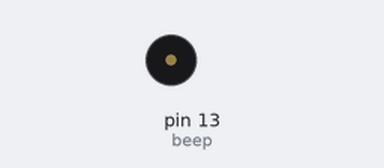
Bench run of a program on a simulated MicroPython board. On the bench: buzzer (waves = sounding, pin HIGH).

Above: at 0.2 s.
Timing chart, 0 to 3.0 s (numbered marks = the images above):
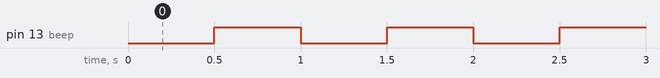

The program:

main.py
```python
'''
实验名称：蜂鸣器
版本：v1.0
日期：2021-4
作者：01Studio
实验平台：达芬奇
实验说明：编写实现有源蜂鸣器发出滴滴响声。
'''

from machine import Pin
import time

beep = Pin('B13', Pin.OUT) # 蜂鸣器对应引脚是13，

while True:

    beep.value(0)       #低电平发出响声
    time.sleep_ms(500)  #延时500毫秒
    beep.value(1)       #关闭蜂鸣器
    time.sleep_ms(500)
```

Measured:
- by itself, pin 13 (beep): alternates HIGH for 0.50 s and LOW for 0.50 s
